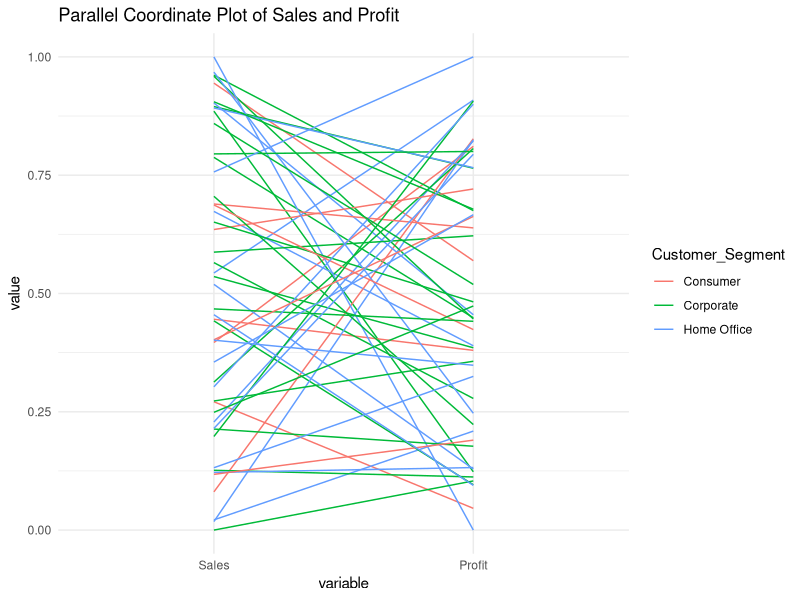
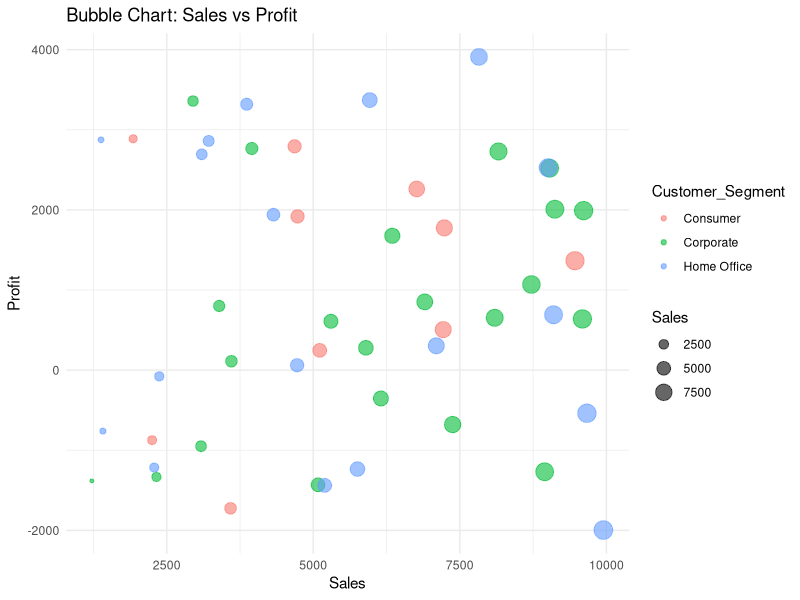
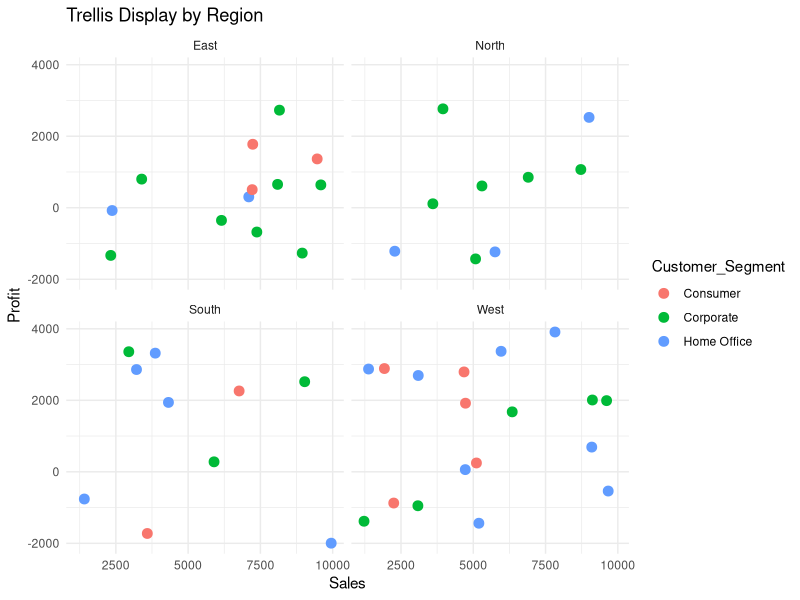

The R source for these figures, in order:
print("Roll number:23BAD078")


library(ggplot2)

library(GGally)

library(dplyr)

set.seed(123)

retail_data <- data.frame(
  Sales = runif(50, 1000, 10000),
  Profit = runif(50, -2000, 4000),
  Customer_Segment = sample(c("Consumer", "Corporate", "Home Office"), 50, replace = TRUE),
  Region = sample(c("North", "South", "East", "West"), 50, replace = TRUE)
)

ggparcoord(
  data = retail_data,
  columns = c(1, 2),
  groupColumn = "Customer_Segment",
  scale = "uniminmax"
) +
  theme_minimal() +
  labs(title = "Parallel Coordinate Plot of Sales and Profit")

ggplot(retail_data, aes(x = Sales, y = Profit, size = Sales, color = Customer_Segment)) +
  geom_point(alpha = 0.6) +
  theme_minimal() +
  labs(title = "Bubble Chart: Sales vs Profit")

ggplot(retail_data, aes(x = Sales, y = Profit, color = Customer_Segment)) +
  geom_point(size = 3) +
  facet_wrap(~ Region) +
  theme_minimal() +
  labs(title = "Trellis Display by Region")
